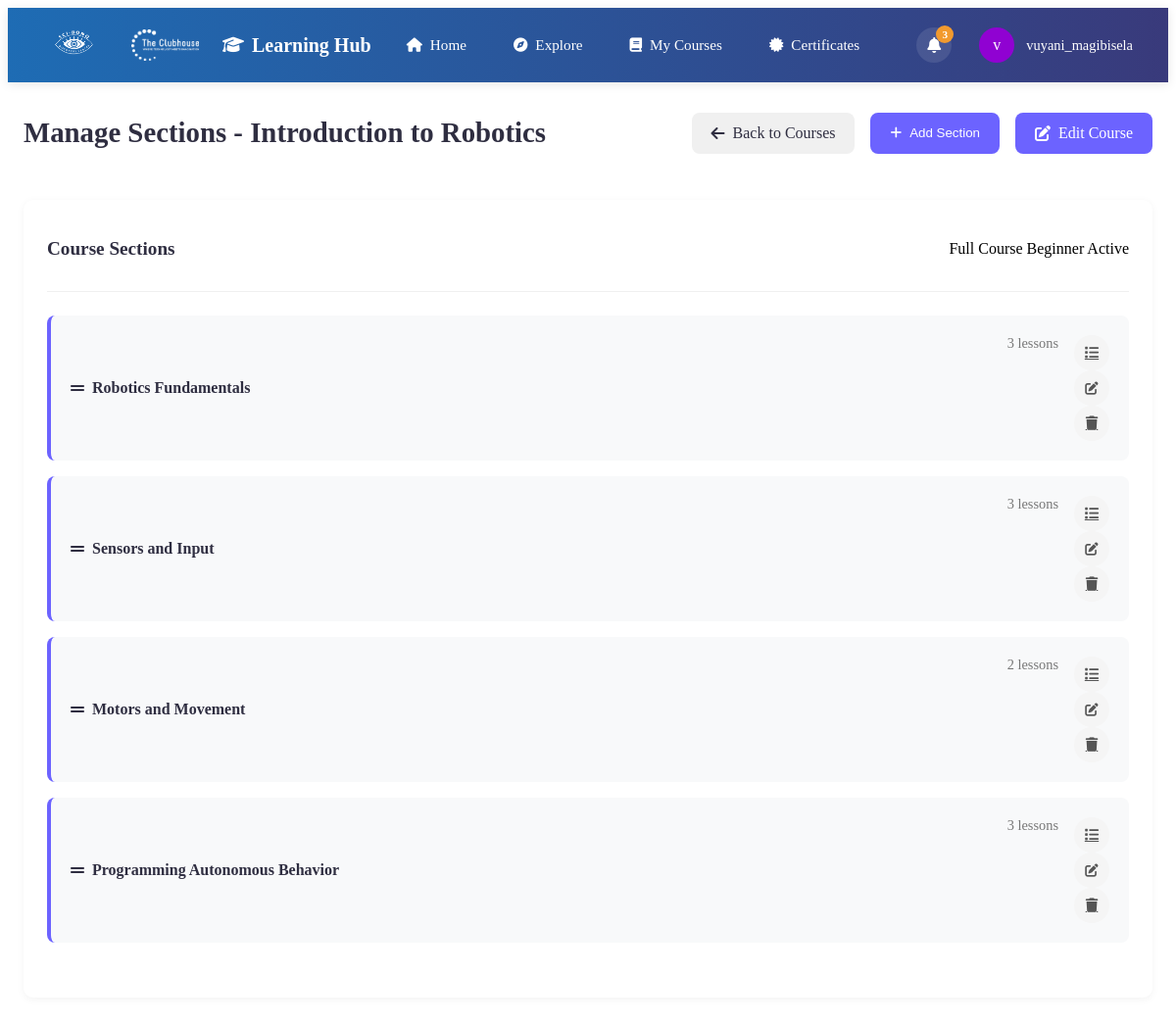
The app's page /app/Views/admin/manage-sections.php?course_id=1 (signed in) with its own data.
### tables this page shows
CREATE TABLE `courses` (
  `id` int(11) NOT NULL,
  `course_code` varchar(50) NOT NULL,
  `title` varchar(255) NOT NULL,
  `description` text DEFAULT NULL,
  `learning_objectives` text DEFAULT NULL,
  `course_requirements` text DEFAULT NULL,
  `prerequisites` text DEFAULT NULL,
  `completion_criteria` text DEFAULT NULL,
  `certification_criteria` text DEFAULT NULL,
  `pass_percentage` decimal(5,2) DEFAULT 70.00,
  `type` enum('full_course','short_course','lesson','skill_activity') NOT NULL,
  `category` varchar(100) NOT NULL DEFAULT 'General',
  `difficulty_level` enum('Beginner','Intermediate','Advanced') NOT NULL DEFAULT 'Beginner',
  `duration` varchar(50) DEFAULT NULL,
  `estimated_duration_hours` int(11) DEFAULT NULL,
  `image_path` varchar(255) DEFAULT NULL,
  `thumbnail_path` varchar(255) DEFAULT NULL,
  `enrollment_count` int(11) NOT NULL DEFAULT 0,
  `max_enrollments` int(11) DEFAULT NULL,
  `display_order` int(11) NOT NULL DEFAULT 0,
  `is_featured` tinyint(1) NOT NULL DEFAULT 0,
  `is_published` tinyint(1) NOT NULL DEFAULT 0,
  `status` enum('active','inactive','draft','archived') NOT NULL DEFAULT 'draft',
  `created_by` int(11) NOT NULL,
  `last_updated_by` int(11) DEFAULT NULL,
  `created_at` timestamp NOT NULL DEFAULT current_timestamp(),
  `updated_at` timestamp NOT NULL DEFAULT current_timestamp() ON UPDATE current_timestamp()
);

CREATE TABLE `course_sections` (
  `id` int(11) NOT NULL,
  `course_id` int(11) NOT NULL,
  `title` varchar(255) NOT NULL,
  `description` text DEFAULT NULL,
  `order_number` int(11) NOT NULL DEFAULT 0,
  `created_at` timestamp NOT NULL DEFAULT current_timestamp(),
  `updated_at` timestamp NOT NULL DEFAULT current_timestamp() ON UPDATE current_timestamp()
);

### app/Controllers/Admin/AdminCourseController.php (called while the page is built, shortened)
<?php
require_once __DIR__ . '/../../Models/Admin/AdminCourseModel.php';
class AdminCourseController {
    private $courseModel;
    public function __construct($conn) {
        $this->courseModel = new AdminCourseModel($conn);
    }
    public function getCourseDetails($courseId) {
        return $this->courseModel->getCourseDetails($courseId);
    }
    public function getCourseSections($courseId) {
        return $this->courseModel->getCourseSections($courseId);
    }
    public function formatCourseType($type) {
        $types = [
            'full_course' => 'Full Course',
            'short_course' => 'Short Course',
            'lesson' => 'Lesson',
            'skill_activity' => 'Skill Activity'
        ];
        return $types[$type] ?? ucfirst(str_replace('_', ' ', $type));
    }
    public function getDifficultyClass($level) {
        $classes = [
            'Beginner' => 'badge-success',
            'Intermediate' => 'badge-warning',
            'Advanced' => 'badge-danger'
        ];
        return $classes[$level] ?? 'badge-primary';
    }
}
?>

### app/Models/Admin/AdminCourseModel.php (called while the page is built, shortened)
<?php
class AdminCourseModel {
    private $conn;
    public function __construct($conn) {
        $this->conn = $conn;
    }
    public function getCourseDetails($courseId) {
        $sql = "SELECT c.*, u.name as creator_name, u.surname as creator_surname
                FROM courses c
                LEFT JOIN users u ON c.created_by = u.id
                WHERE c.id = ?";
        $stmt = $this->conn->prepare($sql);
        $stmt->bind_param("i", $courseId);
        $stmt->execute();
        $result = $stmt->get_result();
        if ($result && $result->num_rows > 0) {
            return $result->fetch_assoc();
        }
        return null;
    }
    public function getCourseSections($courseId) {
        $sections = [];
        $sql = "SELECT * FROM course_sections WHERE course_id = ? ORDER BY order_number ASC";
        $stmt = $this->conn->prepare($sql);
        $stmt->bind_param("i", $courseId);
        $stmt->execute();
        $result = $stmt->get_result();
        if ($result && $result->num_rows > 0) {
            while ($section = $result->fetch_assoc()) {
                $section['lessons'] = $this->getSectionLessons($section['id']);
                $sections[] = $section;
            }
        }
        return $sections;
    }
    private function getSectionLessons($sectionId) {
        $lessons = [];
        $sql = "SELECT * FROM course_lessons WHERE section_id = ? ORDER BY order_number ASC";
        $stmt = $this->conn->prepare($sql);
        $stmt->bind_param("i", $sectionId);
        $stmt->execute();
        $result = $stmt->get_result();
        if ($result && $result->num_rows > 0) {
            while ($lesson = $result->fetch_assoc()) {
                $lessons[] = $lesson;
            }
        }
        return $lessons;
    }
}
?>

### app/Views/admin/manage-sections.php (the view, shortened to what this page needs)
<?php
require_once '../../../server.php';
require_once '../../Controllers/Admin/AdminCourseController.php';
$courseController = new AdminCourseController($conn);
$courseId = isset($_GET['course_id']) ? intval($_GET['course_id']) : 0;
$course = $courseController->getCourseDetails($courseId);
$sections = $courseController->getCourseSections($courseId);
?>
<!DOCTYPE html>
<html lang="en">
<head>
    <link rel="stylesheet" href="../../../public/assets/css/manage-courses.css">
    <link rel="stylesheet" href="https://cdnjs.cloudflare.com/ajax/libs/font-awesome/6.4.0/css/all.min.css">
</head>
<body>
    <?php include './learn-header.php'; ?>
    <div class="admin-container">
        <div class="admin-header">
            <h1 class="admin-title">Manage Sections - <?php echo htmlspecialchars($course['title']); ?></h1>
            <div class="admin-actions">
                <a href="manage-courses.php" class="admin-btn secondary">
                    <i class="fas fa-arrow-left"></i> Back to Courses
                </a>
                <button id="add-section-btn" class="admin-btn">
                    <i class="fas fa-plus"></i> Add Section
                </button>
                <a href="edit-course.php?id=<?php echo $courseId; ?>" class="admin-btn">
                    <i class="fas fa-edit"></i> Edit Course
                </a>
            </div>
        </div>
        <div class="admin-card">
            <div class="admin-card-header">
                <h2 class="admin-card-title">Course Sections</h2>
                <div>
                    <span class="badge badge-primary"><?php echo $courseController->formatCourseType($course['type']); ?></span>
                    <span class="badge <?php echo $courseController->getDifficultyClass($course['difficulty_level']); ?>"><?php echo htmlspecialchars($course['difficulty_level']); ?></span>
                    <span class="badge <?php echo $course['status'] == 'active' ? 'badge-success' : ($course['status'] == 'draft' ? 'badge-warning' : 'badge-secondary'); ?>">
                        <?php echo ucfirst($course['status']); ?>
                    </span>
                </div>
            </div>
            <?php if (empty($sections)): ?>
            <div class="empty-state">
                <i class="fas fa-list"></i>
                <h3>No sections yet</h3>
                <p>Get started by adding your first section.</p>
            </div>
            <?php else: ?>
            <div class="section-list sortable-container">
                <?php foreach ($sections as $index => $section): ?>
                <div class="section-item draggable-item" data-section-id="<?php echo $section['id']; ?>">
                    <div class="section-header">
                        <div class="section-title">
                            <i class="fas fa-grip-lines"></i>
                            <span><?php echo htmlspecialchars($section['title']); ?></span>
                        </div>
                        <div class="section-meta">
                            <span><?php echo count($section['lessons'] ?? []); ?> lessons</span>
                            <div class="section-actions">
                                <a href="manage-lessons.php?section_id=<?php echo $section['id']; ?>" class="icon-btn" title="Manage Lessons">
                                    <i class="fas fa-list"></i>
                                </a>
                                <button class="icon-btn edit-section-btn" title="Edit Section"
                                        data-section-id="<?php echo $section['id']; ?>"
                                        data-section-title="<?php echo htmlspecialchars($section['title']); ?>"
                                        data-section-description="<?php echo htmlspecialchars($section['description'] ?? ''); ?>">
                                    <i class="fas fa-edit"></i>
                                </button>
                                <a href="?course_id=<?php echo $courseId; ?>&delete_section=<?php echo $section['id']; ?>" class="icon-btn delete" title="Delete Section" onclick="return confirm('Are you sure you want to delete this section? All lessons in this section will also be deleted. This action cannot be undone.');">
                                    <i class="fas fa-trash"></i>
                                </a>
                            </div>
                        </div>
                    </div>
                </div>
                <?php endforeach; ?>
            </div>
            <?php endif; ?>
        </div>
    </div>
</body>

### public/assets/css/manage-courses.css (style rules this page uses)
.admin-container { max-width: 1200px; margin: 0 auto; padding: 1rem; }
.admin-header { display: flex; justify-content: space-between; align-items: center; margin-bottom: 2rem; }
.admin-title { font-size: 1.8rem; font-weight: 600; color: var(--dark); }
.admin-actions { display: flex; gap: 1rem; }
.admin-btn { padding: 0.75rem 1.25rem; background-color: var(--primary); color: white; border: none; border-radius: 8px; font-weight: 500; cursor: pointer; text-decoration: none; display: flex; align-items: center; gap: 0.5rem; transition: background-color 0.2s; }
.admin-btn.secondary { background-color: #f0f0f0; color: var(--dark); background-color: #f0f0f0; color: var(--dark); }
.admin-card { background-color: white; border-radius: 10px; box-shadow: 0 2px 8px rgba(0,0,0,0.05); padding: 1.5rem; margin-bottom: 1.5rem; }
.admin-card-header { display: flex; justify-content: space-between; align-items: center; margin-bottom: 1.5rem; padding-bottom: 1rem; border-bottom: 1px solid #f0f0f0; }
.admin-card-title { font-size: 1.2rem; font-weight: 600; color: var(--dark); }
.icon-btn { width: 36px; height: 36px; border-radius: 50%; display: flex; align-items: center; justify-content: center; background-color: #f5f5f5; color: #555; border: none; cursor: pointer; transition: background-color 0.2s; }
.section-list { margin-bottom: 2rem; }
.section-item { background-color: #f8f9fa; border-radius: 8px; padding: 1.25rem; margin-bottom: 1rem; border-left: 4px solid var(--primary); }
.section-header { display: flex; justify-content: space-between; align-items: center; cursor: pointer; }
.section-title { font-weight: 600; color: var(--dark); display: flex; align-items: center; gap: 0.5rem; }
.section-meta { display: flex; gap: 1rem; font-size: 0.9rem; color: #777; }

### app/Views/admin/manage-sections.php (style rules this page uses)
.draggable-item { cursor: move; }

### app/Views/admin/learn-header.php (style rules this page uses)
:root { --primary: #6C63FF; --secondary: #F29A2E; --purple: #9002D2; --dark: #2F2E41; --light: #E6EAEE; --white: #FFFFFF; --blue: #1E6CB4; --dark-blue: #393A7B; }

### records on screen
courses: title "Introduction to Robotics", type "Full Course", difficulty_level "Beginner", status "Active"
course_sections: title "Robotics Fundamentals", count($section['lessons'] ?? []) "3"
course_sections: title "Sensors and Input", count($section['lessons'] ?? []) "3"
course_sections: title "Motors and Movement", count($section['lessons'] ?? []) "2"
course_sections: title "Programming Autonomous Behavior", count($section['lessons'] ?? []) "3"

### other values on screen
substr($_SESSION['username'], 0, 1) "v"
$_SESSION['username'] "vuyani_magibisela"
